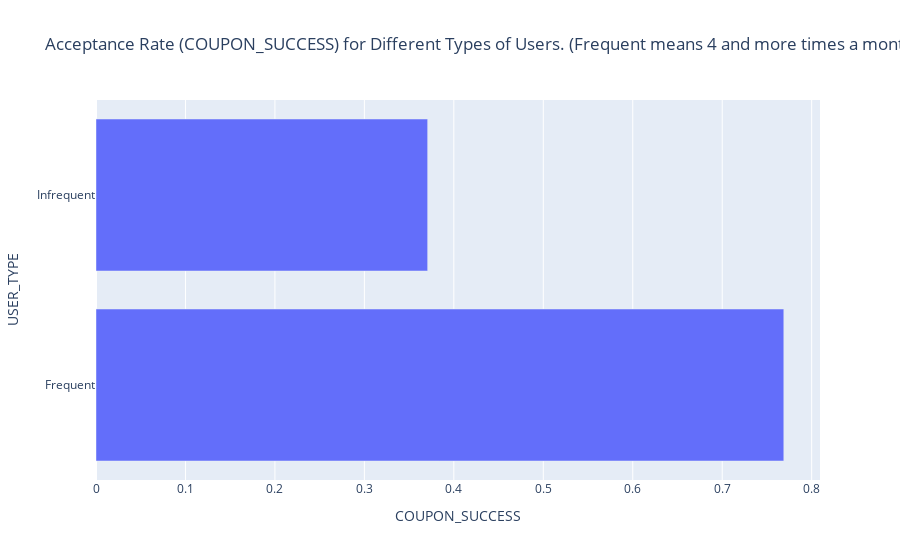

Write notebook code for a chart like this one.
### Markdown cell above
3. Compare the acceptance rate between those who went to a bar 3 or fewer times a month to those who went more.

### Code cell
bar_coupon_success_for_frequent_user = data_only_bar_coupon.query("(BAR == '4~8') | (BAR == 'gt8')")[['COUPON_SUCCESS']].mean().values[0]
bar_coupon_success_for_infrequent_users = data_only_bar_coupon.query("(BAR != '4~8') & (BAR != 'gt8')")[['COUPON_SUCCESS']].mean().values[0]
print(bar_coupon_success_for_frequent_user)
# Create a DataFrame from your variables
bar_coupon_comparison = {
    'USER_TYPE': ['Frequent', 'Infrequent'],
    'COUPON_SUCCESS': [bar_coupon_success_for_frequent_user, bar_coupon_success_for_infrequent_users]
}
print(bar_coupon_comparison)
bar_coupon_comparison_df = pd.DataFrame(bar_coupon_comparison)

# Create a bar chart with Plotly
fig = px.bar(bar_coupon_comparison_df, y='USER_TYPE', x='COUPON_SUCCESS', title='Acceptance Rate (COUPON_SUCCESS) for Different Types of Users. (Frequent means 4 and more times a month)')
fig.show()

### Figure 1 — Plotly figure (JSON) as saved in the notebook; plotly's stock layout.template omitted (floating-point values rounded to 4 significant figures)
{"data": [{"alignmentgroup": "True", "hovertemplate": "COUPON_SUCCESS=%{x}<br>USER_TYPE=%{y}<extra></extra>", "legendgroup": "", "marker": {"color": "#636efa", "pattern": {"shape": ""}}, "name": "", "offsetgroup": "", "orientation": "h", "showlegend": false, "textposition": "auto", "type": "bar", "x": [0.7688, 0.3707], "xaxis": "x", "y": ["Frequent", "Infrequent"], "yaxis": "y"}], "layout": {"autosize": true, "barmode": "relative", "legend": {"tracegroupgap": 0}, "title": {"text": "Acceptance Rate (COUPON_SUCCESS) for Different Types of Users. (Frequent means 4 and more times a month)"}, "xaxis": {"anchor": "y", "autorange": true, "domain": [0, 1], "range": [0, 0.8093], "title": {"text": "COUPON_SUCCESS"}, "type": "linear"}, "yaxis": {"anchor": "x", "autorange": true, "domain": [0, 1], "range": [-0.5, 1.5], "title": {"text": "USER_TYPE"}, "type": "category"}}}
